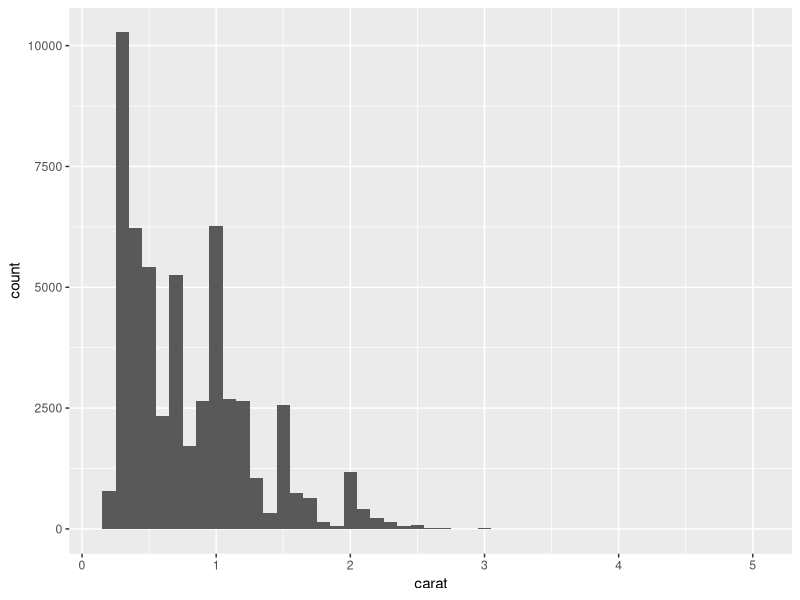
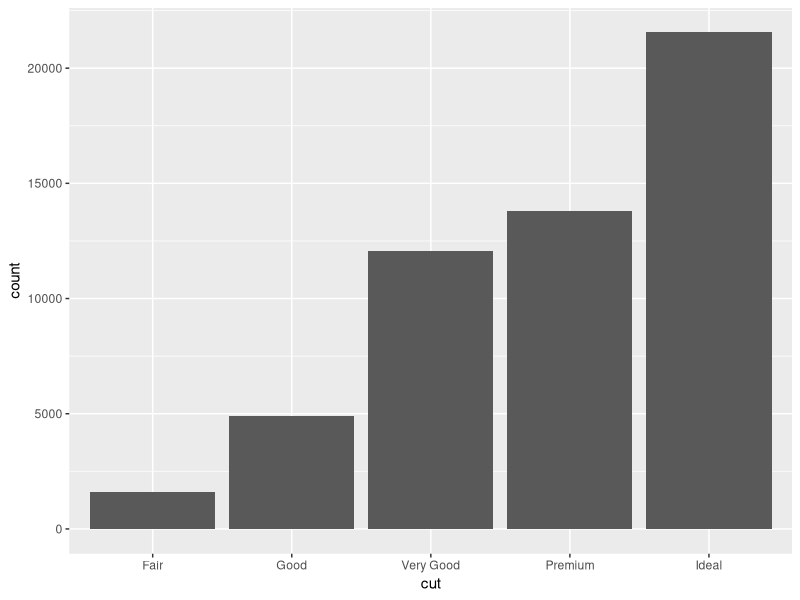
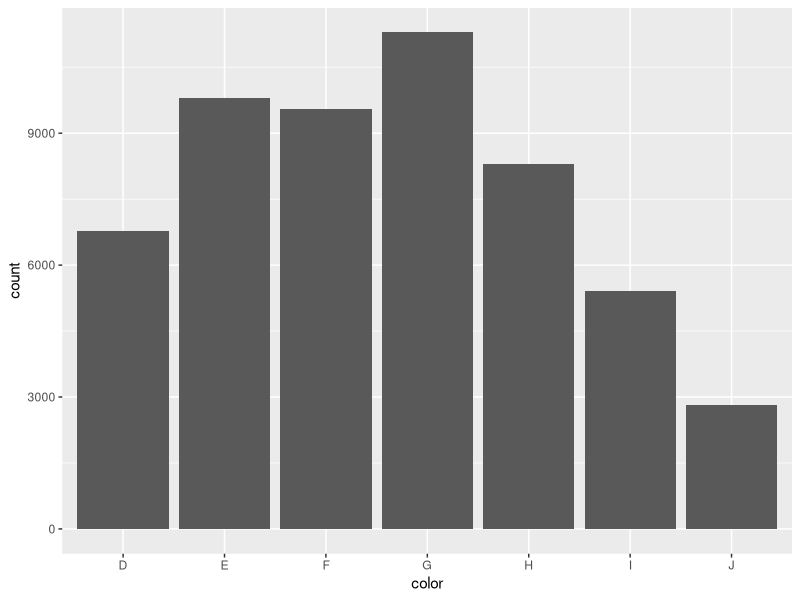
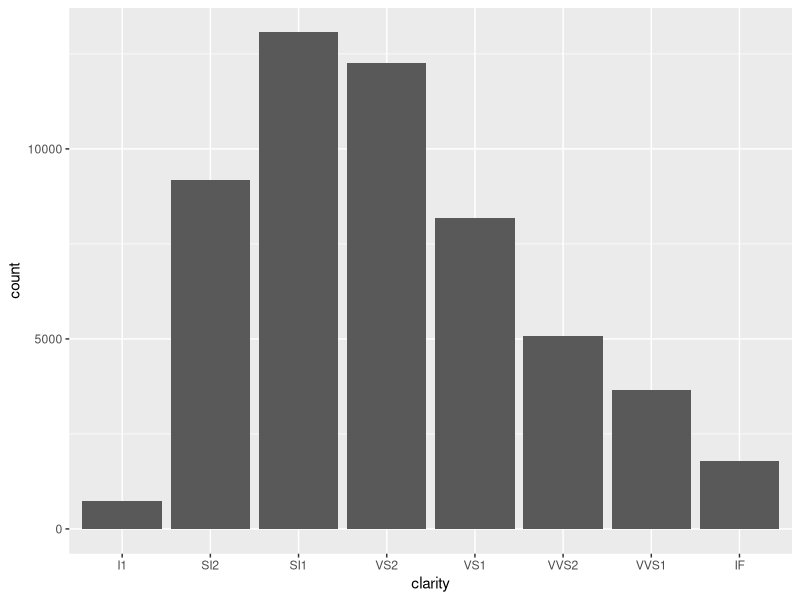
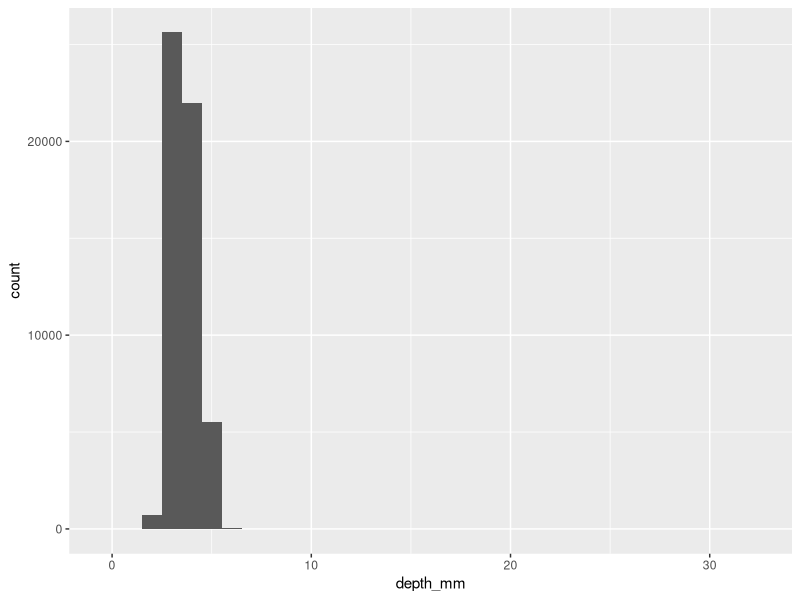
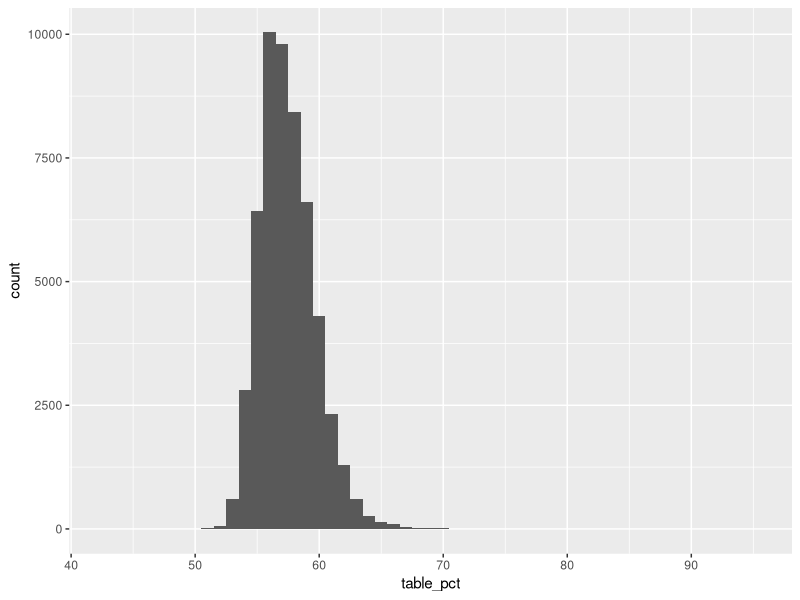
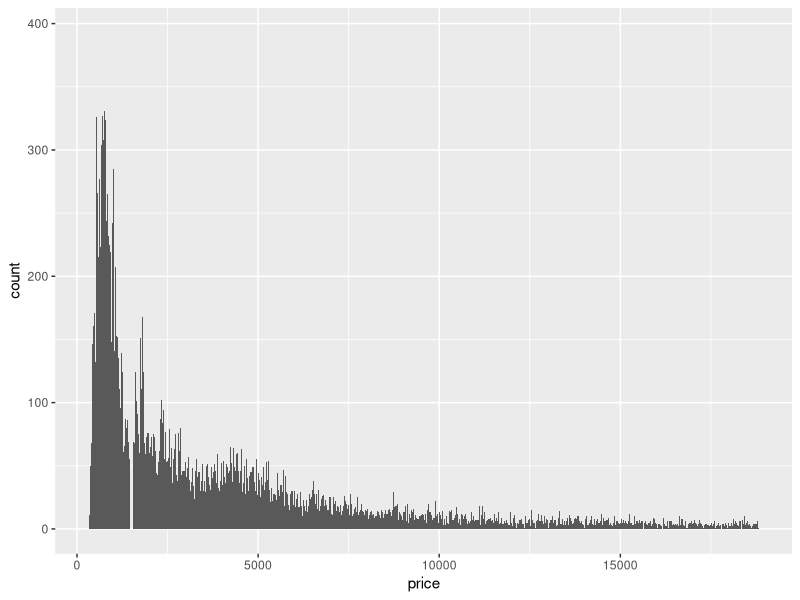
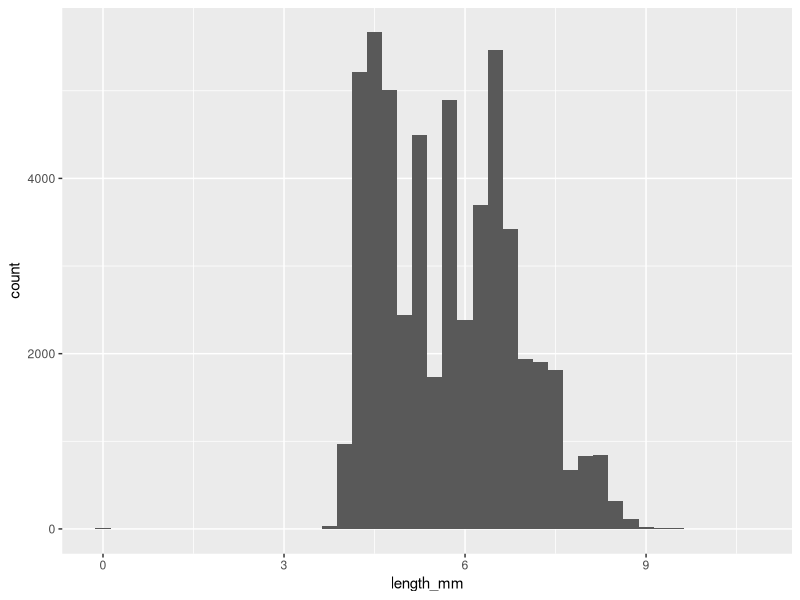

Write the R code that produced these figures, in order.
## ---- chunk 1
library(tidyverse) 
library(ggplot2)
## ---- chunk 2
diamonds <- diamonds %>% rename(
    depth_pct = depth,
    length_mm = x,
    width_mm = y,
    depth_mm = z,
    table_pct = table
  )
## ---- chunk 3
summary(diamonds)

ggplot(data = diamonds, 
       mapping = aes(x = carat)) + 
  geom_histogram(binwidth = 0.1)

ggplot(data = diamonds, 
       mapping = aes(x = cut)) + 
  geom_bar()

ggplot(data = diamonds, 
       mapping = aes(x = color)) + 
  geom_bar()

ggplot(data = diamonds, 
       mapping = aes(x = clarity)) + 
  geom_bar()

ggplot(data = diamonds, 
       mapping = aes(x = depth_mm)) + 
  geom_histogram(binwidth = 1)

ggplot(data = diamonds, 
       mapping = aes(x = table_pct)) + 
  geom_histogram(binwidth = 1)

ggplot(data = diamonds, 
       mapping = aes(x = price)) + 
  geom_histogram(binwidth = 10)

ggplot(data = diamonds, 
       mapping = aes(x = length_mm)) + 
  geom_histogram(binwidth = 0.25)

ggplot(data = diamonds, 
       mapping = aes(x = width_mm)) + 
  geom_histogram(binwidth = 0.5)

ggplot(data = diamonds, 
       mapping = aes(x = depth_mm)) + 
  geom_histogram(binwidth = 0.5)

ggplot(data = diamonds, 
       mapping = aes(x = carat, y = price)) + 
  geom_point(alpha = 0.5) + 
  geom_smooth(method = lm, 
              se = FALSE) +
  labs(
    x = "carat",
    y = "price",
    title = "carat v price"
  ) +
  theme_bw ()

ggplot(data = diamonds, 
       mapping = aes(
         y = length_mm)) +
  geom_boxplot(coef = 1,
               lwd = 1.5,
               outlier.shape = 5) +
  labs(
    y = "Length_mm",
    title = "Length in mm - before clean") 

ggplot(data = diamonds, 
       mapping = aes(
         y = depth_mm)) +
  geom_boxplot(coef = 1,
               lwd = 1.5,
               outlier.shape = 5) +
  labs(
    y = "depth_mm",
    title = "depth in mm - before clean") 

ggplot(data = diamonds, 
       mapping = aes(
         y = width_mm)) +
  geom_boxplot(coef = 1,
               lwd = 1.5,
               outlier.shape = 5) +
  labs(
    y = "Width_mm",
    title = "Width in mm - before clean") 


diamonds <- diamonds %>%
  filter(length_mm > 0,
    width_mm > 0,
    depth_mm > 0)


ggplot(data = diamonds, 
       mapping = aes(
         y = length_mm)) +
  geom_boxplot(coef = 1,
               lwd = 1.5,
               outlier.shape = 5) +
  labs(
    y = "Length_mm",
    title = "Length in mm - after clean") 

ggplot(data = diamonds, 
       mapping = aes(
         y = width_mm)) +
  geom_boxplot(coef = 1,
               lwd = 1.5,
               outlier.shape = 5) +
  labs(
    y = "width_mm",
    title = "width in mm - after clean") 

ggplot(data = diamonds, 
       mapping = aes(
         y = depth_mm)) +
  geom_boxplot(coef = 1,
               lwd = 1.5,
               outlier.shape = 5) +
  labs(
    y = "depth_mm",
    title = "depth in mm - after clean") 
## ---- chunk 4

diamonds <- diamonds %>%
  mutate(table_mm = table_pct * width_mm / 100)

# Overall table_mm arithmetic mean?

diamonds %>% summarise(mean_table_mm = mean(table_mm))

# table_mm arithmetic mean within each clarity category

diamonds %>% 
  group_by(clarity) %>%
  summarise(mean_table_mm = mean(table_mm))

## ---- chunk 5

diamonds %>%
  summarise(across(
    c(carat, depth_pct, table_pct, price, length_mm, width_mm, depth_mm, table_mm), 
    mean, 
    names = "avg.{.col}")
  )

## ---- chunk 6
# Write gmean() command

gmean <- function(x){
  return(
    exp(
    sum(
      log(x)
    )
  /
  ( sum(table(x)) )
  ) )
}



## ---- chunk 7

test_data <- list(
  test1 = c(2.1, 3.8, 4.2),
  test2 = c(1, 10, 100, 1000),
  test3 = c(0, 1, 4),
  test4 = c(0.38,  0.94, -1.56),
  test5 = c(TRUE, TRUE),
  test6 = c("6", "7", "8")
)


# Create for loop to test gmean() on the above examples


## ---- chunk 8
# Copy gmean() from Ex 3 and edit it to check the input





# Copy your code from Ex 4 to test your new command





## ---- chunk 9
# replicate the for loop from Ex 4 using the map (or a similar) function

## ---- chunk 10
# Overall table_mm arithmetic mean, median, and geometric mean?






# Arithmetic mean, median, and geometric mean of table_mm within each clarity category






## ---- chunk 11
# Create gmean2() that computes the geometric mean 
#   that uses the original definition






## ---- chunk 12
# Create a function that computes the harmonic mean







